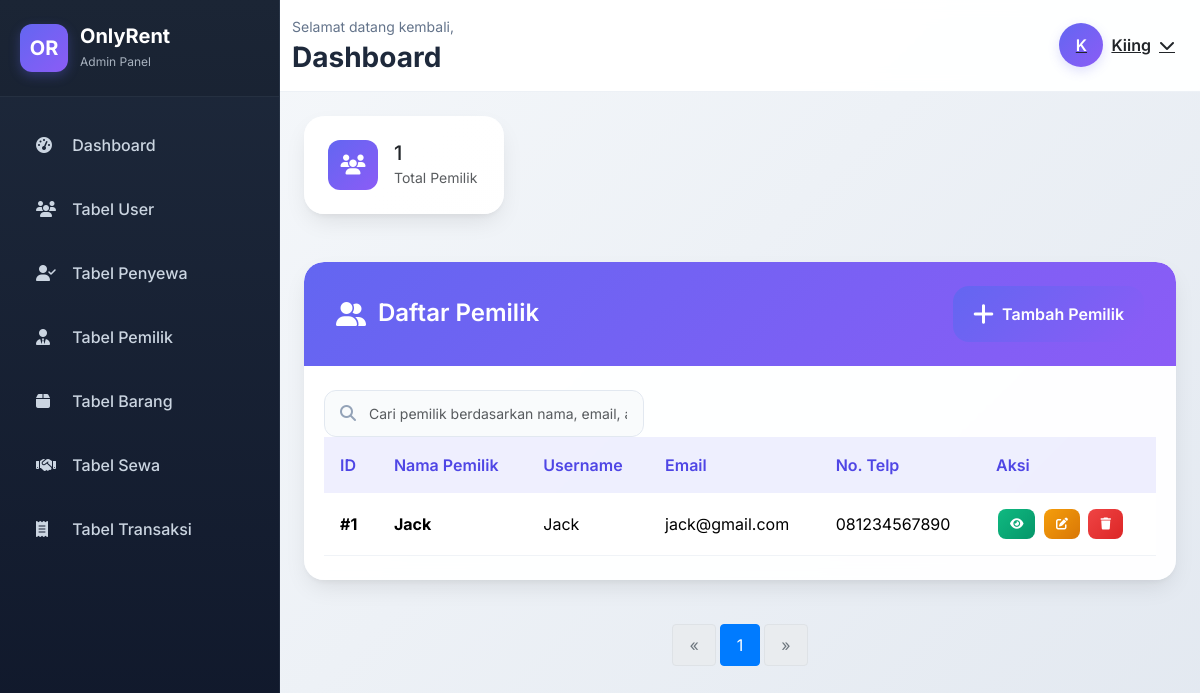
Before: /views/admin/tabel_pemilik.php (signed in) with the older database file.
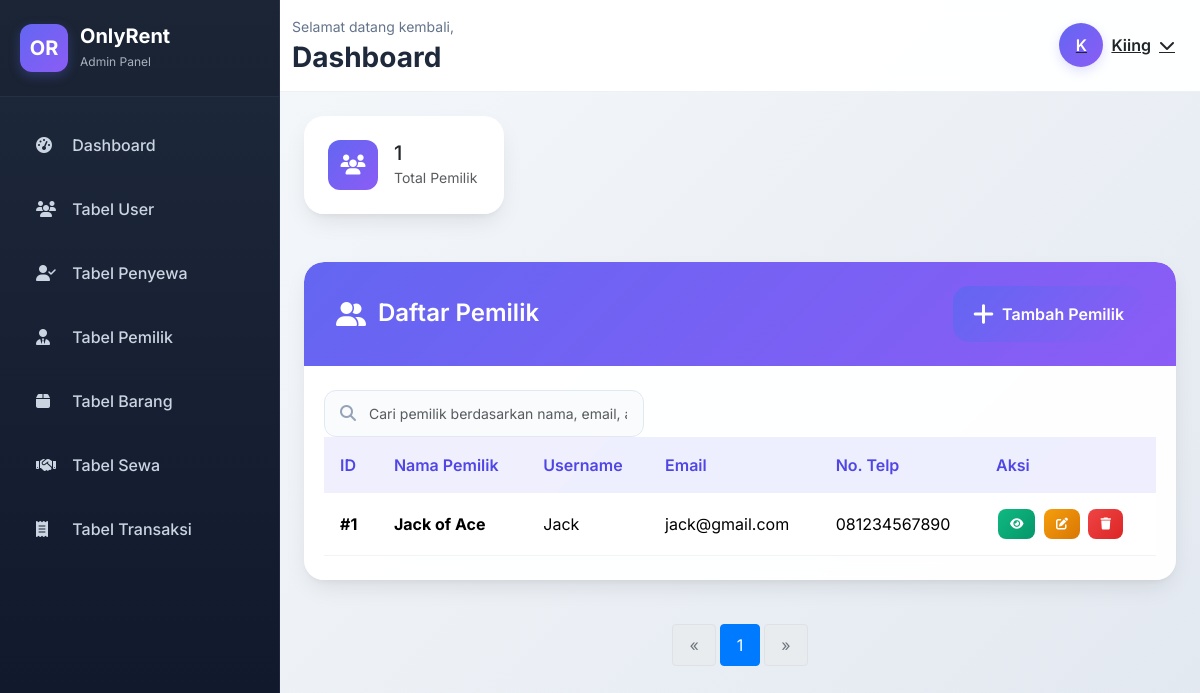
After: the same page with the newer database file.
### tables this page shows
CREATE TABLE `pemilik_barang` (
  `id_pemilik` int(11) NOT NULL,
  `nama` varchar(100) NOT NULL,
  `no_telp` varchar(25) NOT NULL,
  `id_pengguna` int(1) NOT NULL
);

CREATE TABLE `pengguna` (
  `id_pengguna` int(11) NOT NULL,
  `username` varchar(50) NOT NULL,
  `email` varchar(50) NOT NULL,
  `password` varchar(255) NOT NULL,
  `role` int(1) NOT NULL
);

### views/admin/tabel_pemilik.php (the view, shortened to what the changed rows need)
<?php
    $conn = getDBConnection();
    $pemilik = [];
    $total_pemilik = 0;
    $total_query = "SELECT COUNT(*) as total FROM pengguna p JOIN pemilik_barang py ON p.id_pengguna = py.id_pengguna WHERE p.role = 3";
    $total_result = $conn->query($total_query);
    if ($total_result) {
        $total_row = $total_result->fetch_assoc();
        $total_pemilik = $total_row['total'];
    }
    $per_page = 10;
    $total_pages = ceil($total_pemilik / $per_page);
    $current_page = isset($_GET['page']) ? max(1, min($total_pages, (int)$_GET['page'])) : 1;
    $offset = ($current_page - 1) * $per_page;
    $query = "SELECT
                pg.id_pengguna,
                pg.username,
                pg.email,
                py.id_pemilik,
                py.nama as nama_pemilik,
                py.no_telp
              FROM pengguna pg
              JOIN pemilik_barang py ON pg.id_pengguna = py.id_pengguna
              WHERE pg.role = 3
              LIMIT $per_page OFFSET $offset";
    $result = $conn->query($query);
    if ($result && $result->num_rows > 0) {
        while ($row = $result->fetch_assoc()) {
            $pemilik[] = $row;
        }
    }
?>
<!DOCTYPE html>
<html lang="id">
<head>
    <link href="https://cdn.jsdelivr.net/npm/bootstrap@5.3.3/dist/css/bootstrap.min.css" rel="stylesheet">
    <link href="https://cdnjs.cloudflare.com/ajax/libs/font-awesome/6.4.0/css/all.min.css" rel="stylesheet">
    <link href="https://cdn.datatables.net/1.13.6/css/dataTables.bootstrap5.min.css" rel="stylesheet">
    <link rel="stylesheet" href="../../assets/css/admin/index.css">
</head>
<body>
    <div class="main-content">
        <div class="content-wrapper">
            <div class="row animate-fade-in">
                <div class="col-12">
                    <div class="card table-card">
                        <div class="card-body">
                            <div class="table-responsive">
                                <table class="table" id="pemilikTable">
                                    <thead>
                                        <tr>
                                            <th>ID</th>
                                            <th>Nama Pemilik</th>
                                            <th>Username</th>
                                            <th>Email</th>
                                            <th>No. Telp</th>
                                            <th>Aksi</th>
                                        </tr>
                                    </thead>
                                    <tbody>
                                        <?php foreach ($pemilik as $p): ?>
                                        <tr>
                                            <td><strong>#<?php echo $p['id_pemilik']; ?></strong></td>
                                            <td>
                                                <div class="d-flex align-items-center">
                                                    <strong><?php echo htmlspecialchars($p['nama_pemilik']); ?></strong>
                                                </div>
                                            </td>
                                            <td><?php echo htmlspecialchars($p['username']); ?></td>
                                            <td><?php echo htmlspecialchars($p['email']); ?></td>
                                            <td><?php echo htmlspecialchars($p['no_telp']); ?></td>
                                            <td>
                                                <button class="btn btn-action btn-view" title="Lihat Detail" onclick="viewPemilik(<?php echo $p['id_pemilik']; ?>)">
                                                    <i class="fas fa-eye"></i>
                                                </button>
                                                <button class="btn btn-action btn-edit" title="Edit Pemilik" onclick="editPemilik(<?php echo $p['id_pemilik']; ?>)">
                                                    <i class="fas fa-edit"></i>
                                                </button>
                                                <button class="btn btn-action btn-delete" title="Hapus Pemilik" onclick="confirmDelete(<?php echo $p['id_pemilik']; ?>, '<?php echo htmlspecialchars($p['nama_pemilik']); ?>')">
                                                    <i class="fas fa-trash"></i>
                                                </button>
                                            </td>
                                        </tr>
                                        <?php endforeach; ?>
                                    </tbody>
                                </table>
                            </div>
                        </div>
                    </div>
                </div>
            </div>
        </div>
    </div>
</body>
</html>

Changed rows visible on the page:
changed pemilik_barang "Jack": nama "Jack" → "Jack of Ace"
